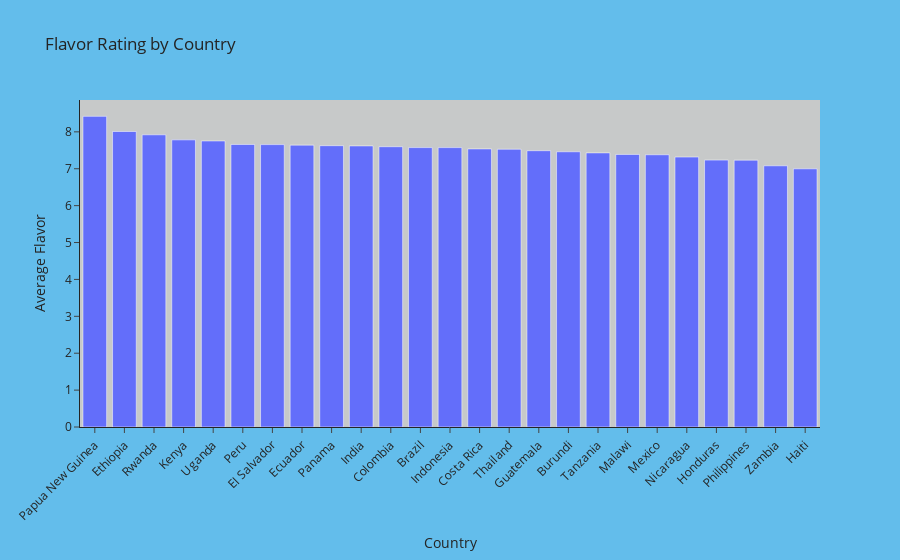

Notebook cell for this chart:
### Markdown cell above
## Flavor Rating by Country

### Code cell
# Create the plot
fig = px.bar(
    coffee_ultimate_df,
    x='Country',
    y='AVG_Flavor',
    labels={'AVG_Flavor': 'Average Flavor'},
    title='Flavor Rating by Country'
)

# Customize the layout
fig.update_layout(
    template='simple_white',
    paper_bgcolor='#63bdeb',
    plot_bgcolor='#c7c9c9',
    xaxis_title='Country',
    yaxis_title='Average Flavor',
    xaxis=dict(categoryorder='total descending', tickangle=-45)  # Properly specify dictionary for x-axis config
)

# # Save the figure
# plt.savefig("output_data/Flavor Rating by Country.jpg")



# Show the plot
fig.show()

### Figure 1 — Plotly figure (JSON) as saved in the notebook; plotly's stock layout.template omitted (floating-point values rounded to 4 significant figures)
{"data": [{"alignmentgroup": "True", "hovertemplate": "Country=%{x}<br>Average Flavor=%{y}<extra></extra>", "legendgroup": "", "marker": {"color": "#636efa", "pattern": {"shape": ""}}, "name": "", "offsetgroup": "", "orientation": "v", "showlegend": false, "textposition": "auto", "type": "bar", "x": ["Brazil", "Burundi", "Ecuador", "Indonesia", "Malawi", "Papua New Guinea", "Peru", "Rwanda", "Haiti", "Philippines", "Tanzania", "Zambia", "Colombia", "Costa Rica", "El Salvador", "Ethiopia", "Guatemala", "Honduras", "India", "Kenya", "Mexico", "Nicaragua", "Panama", "Thailand", "Uganda"], "xaxis": "x", "y": [7.574, 7.46, 7.64, 7.573, 7.387, 8.42, 7.658, 7.92, 6.998, 7.232, 7.43, 7.08, 7.597, 7.537, 7.654, 8.009, 7.489, 7.234, 7.619, 7.782, 7.379, 7.317, 7.625, 7.528, 7.753], "yaxis": "y"}], "layout": {"autosize": true, "barmode": "relative", "legend": {"tracegroupgap": 0}, "paper_bgcolor": "#63bdeb", "plot_bgcolor": "#c7c9c9", "title": {"text": "Flavor Rating by Country"}, "xaxis": {"anchor": "y", "autorange": true, "categoryorder": "total descending", "domain": [0, 1], "range": [-0.5, 24.5], "tickangle": -45, "title": {"text": "Country"}, "type": "category"}, "yaxis": {"anchor": "x", "autorange": true, "domain": [0, 1], "range": [0, 8.863], "title": {"text": "Average Flavor"}, "type": "linear"}}}
